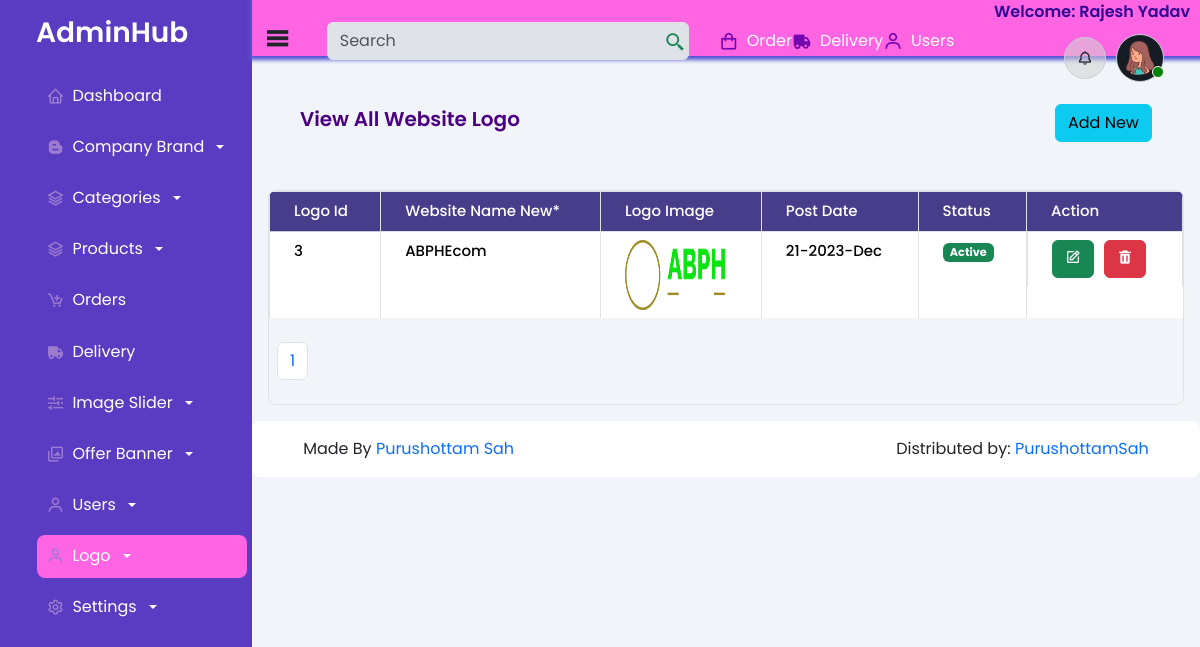
/admin/view_logo.php (signed in), run on the app's committed database.
### tables this page shows
CREATE TABLE `logo_db` (
  `logo_id` int(11) NOT NULL,
  `logo_wname` varchar(255) NOT NULL,
  `logo_img` varchar(255) NOT NULL,
  `logo_status` tinyint(4) NOT NULL DEFAULT 0,
  `logo_created_at` datetime NOT NULL DEFAULT current_timestamp()
);

### admin/view_logo.php (the view, shortened to what this page needs)
<?php include "includes/header.php";
?>
<?php include "includes/sidebar.php" ?>
<?php include "includes/navbar.php" ?>
<section id="mainContent">
    <div class="viewcategory d-flex">
        <span>View All Website Logo</span>
        <a href="add_logo.php"><span><button class="btn btn-info">Add New</button></span></a>
    </div>
    <div class="tableform">
        <div class="table-responsive">
            <table class="table table-striped table-hover table-bordered">
                <thead>
                    <tr class="bg-primary text-white order-header">
                        <th scope="col">Logo Id</th>
                        <th scope="col">Website Name New*</th>
                        <th scope="col">Logo Image</th>
                        <th scope="col">Post Date</th>
                        <th scope="col">Status</th>
                        <th scope="col">Action</th>
                    </tr>
                </thead>
                <tbody>
                    <?php
                    $page_limit = 5;
                    if (isset($_GET['page'])) {
                        $pages = $_GET['page'];
                    } else {
                        $pages = 1;
                    }
                    $offset = ($pages - 1) * $page_limit;
                    require("process/config.php");
                    $view_logo = "SELECT * FROM logo_db ORDER BY logo_created_at DESC LIMIT $offset, $page_limit";
                    $view_logo_query = mysqli_query($conn, $view_logo);
                    if ($view_logo_query->num_rows > 0) {
                        while ($row = $view_logo_query->fetch_assoc()) {
                    ?>
                            <tr>
                                <td><?= $row['logo_id'] ?></td>
                                <td><?= $row['logo_wname'] ?></td>
                                <td><img src="process/upload/logo/<?= $row['logo_img'] ?>" alt="viewlogo_img" height="70" width="100"></td>
                                <td><?php echo date('d-Y-M', strtotime($row['logo_created_at'])); ?></td>
                                <td><span class="badge <?= $row['logo_status'] == '1' ? 'text-bg-success' : 'text-bg-danger' ?>"><?= $row['logo_status'] == '0' ? 'Deactive' : 'Active' ?></span></td>
                                <td class="d-flex">
                                    <div>
                                        <a href="update_logo.php?id=<?= $row['logo_id'] ?> & w_name = <?= $row['logo_wname'] ?> & logo_image=<?= $row['logo_img'] ?>  & logo_status=<?= $row['logo_status'] ?> "><button class="btn btn-success"><i class='bx bx-edit'></i></button></a>
                                    </div>
                                    <div>
                                        <form action="process/delete_logo.php" method="post" onsubmit="return confirm('Are you sure want to delete?')">
                                            <button type="submit" name="submit" class="btn btn-danger"><i class='bx bxs-trash'></i></button>
                                        </form>
                                    </div>
                                </td>
                            </tr>
                    <?php
                        }
                    } else {
                        echo "<td><span>No Records Found!!</span></td>";
                    }
                    ?>
                </tbody>
            </table>
            <div class="table-pagination-bottom my-4 mx-2">
                <nav aria-label="Page navigation example">
                    <?php
                    $total_records = "SELECT * FROM logo_db";
                    $total_records_query = mysqli_query($conn, $total_records);
                    $result = mysqli_num_rows($total_records_query);
                    $total_pages = $result;
                    $display_page = ceil($total_pages / $page_limit);
                    ?>
                    <ul class="pagination">
                        <?php
                        for ($i = 1; $i <= $display_page; $i++) {
                        ?>
                            <li class="page-item"><a class="page-link" href="view_logo.php?page=<?= $i ?>"><?= $i ?></a></li>
                        <?php
                        }
                        ?>
                    </ul>
                </nav>
            </div>
        </div>
    </div>
</section>
<?php include "includes/footer.php" ?>

### admin/css/viewcategory.css (style rules this page uses)
.viewcategory { margin: 3rem 2rem; justify-content: space-between; }
.viewcategory span { font-size: 20px; color: indigo; font-weight: 600; }

### admin/css/admins.css (style rules this page uses)
* { margin: 0; padding: 0; box-sizing: border-box; }
a { text-decoration: none !important; }
body { background: #f1f5f9 !important; font-family: "Poppins", sans-serif !important; }
:root { --bs-blue: #0d6efd; --bs-indigo: #6610f2; --bs-purple: #6f42c1; --bs-pink: #d63384; --bs-red: #dc3545; --bs-orange: #fd7e14; --bs-yellow: #f59e0b; --bs-green: #198754; --bs-teal: #20c997; --bs-cyan: #0ea5e9; --bs-black: #000; --bs-gray: #637381; --bs-gray-dark: #212b36; --bs-gray-200: #f4f6f8; --bs-gray-300: #dfe3e8; --bs-gray-400: #c4cdd5; --bs-gray-500: #919eab; --bs-gray-600: #637381; --bs-gray-700: #454f5b; --bs-gray-800: #212b36; --bs-gray-900: #161c24; --bs-primary: #624bff; --bs-secondary: #637381; --bs-success: #198754; --bs-info: #0ea5e9; --bs-warning: #f59e0b; --bs-danger: #dc3545; --bs-light: #f1f5f9; --bs-dark: #212b36; --bs-white: #fff; --bs-light-primary: #e0dcfe; --bs-light-danger: #fbebec; --bs-light-info: #e7fafe; --bs-light-warning: #fff3cd; --bs-light-secondary: #e9ecef; --bs-light-success: #eaf6ec; --bs-light-dark: #d1cfd8; --bs-dark-primary: #593cc1; --bs-dark-warning: #c28135; --bs-dark-info: #51a0c2; --bs-dark-danger: #ae302e; --bs-dark-success: #139a74; --bs-dark-secondary: #5c596d; --bs-primary-rgb: 98, 75, 255; --bs-secondary-rgb: 99, 115, 129; --bs-success-rgb: 25, 135, 84; --bs-info-rgb: 14, 165, 233; --bs-warning-rgb: 245, 158, 11; --bs-danger-rgb: 220, 53, 69; --bs-white-pink: #ff64e3; --bs-table-accent-bg: transparent; }
tbody, td, tfoot, th, thead, tr { color: #00000094; font-size: 15px; font-weight: 500; text-align: center !important; padding: 0.75rem 1.5rem !important; border-bottom-width: 1px !important; box-shadow: inset 0 0 0 9999px var(--bs-table-accent-bg) !important; border-bottom: 1px solid #d1d3d5 !important; }
tbody, td, tfoot, th, thead, tr:last-child { border-bottom: transparent !important; }
.table thead tr { padding: 1rem !important; }
tbody { background: white !important; }
.d-flex { display: flex !important; gap: 10px; }
.table-responsive { border: 1px solid var(--bs-gray-300); border-radius: 8px; width: 100%; margin-top: 2rem; }
table.poject-info tbody tr, td:first-child { border-top: 1px solid var(--bs-gray-400); }
.poject-info thead tr, th { text-align: start !important; }
.poject-info tbody tr, td { text-align: start !important; }

### admin/css/dashboards.css (style rules this page uses)
.header-section, #mainContent { margin: 1rem; }
.order-header { color: white !important; border-radius: 10px !important; }
table.table.table-striped.table-hover.table-bordered thead tr th { background: darkslateblue; color: white; }

### admin/assets/responsive/main.css (style rules this page uses)
@media only screen and (max-width: 1200px) { tbody, td, tfoot, th, thead, tr { padding: 0.5rem 1.5rem !important; } }

### data on the page
logo_db: logo_id "3", logo_wname "ABPHEcom", logo_img (picture), logo_created_at "21-2023-Dec", logo_status "Active"

### other printed values
$_SESSION['uname'] "Rajesh Yadav"
